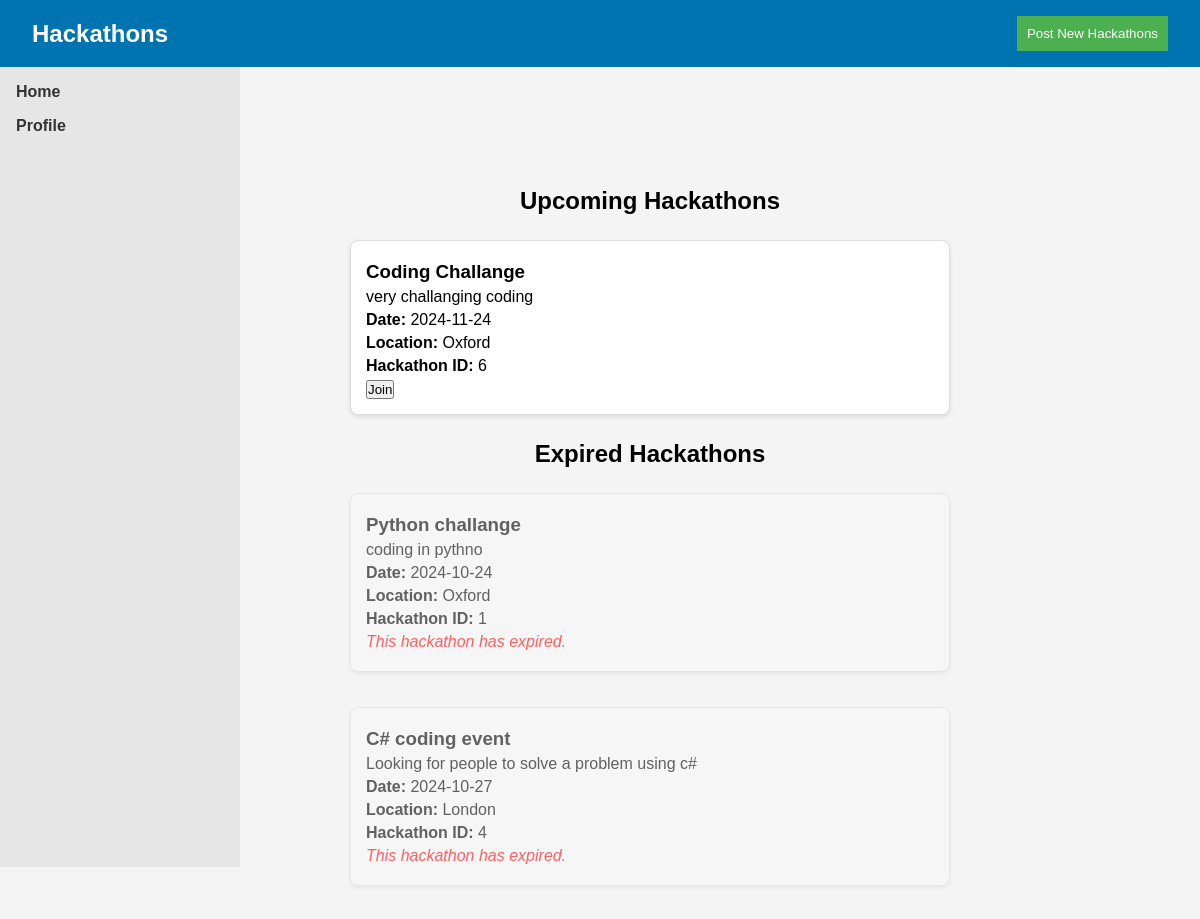
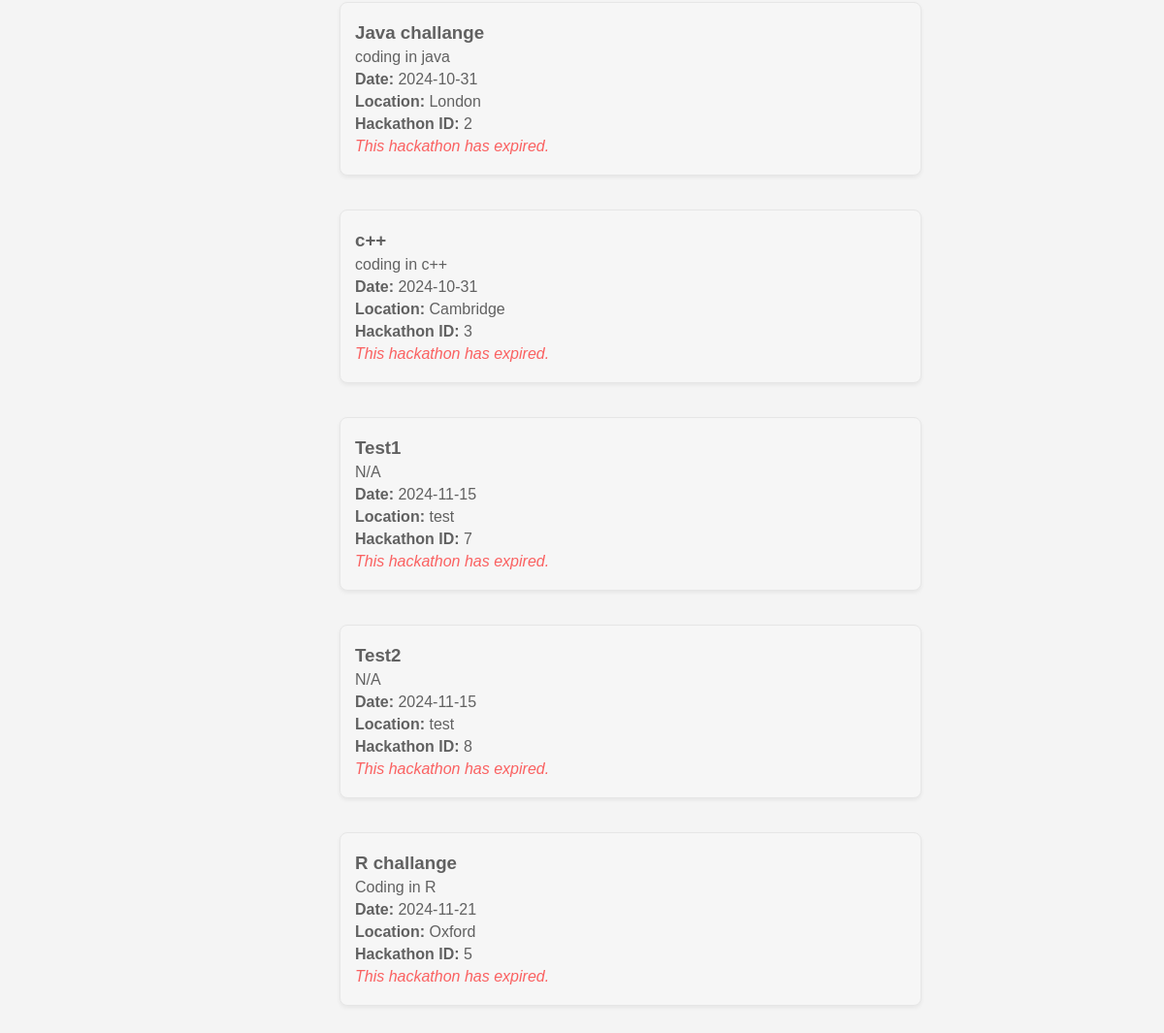
Page /hack (signed in) on the earlier database version (2 pictures, top to bottom).
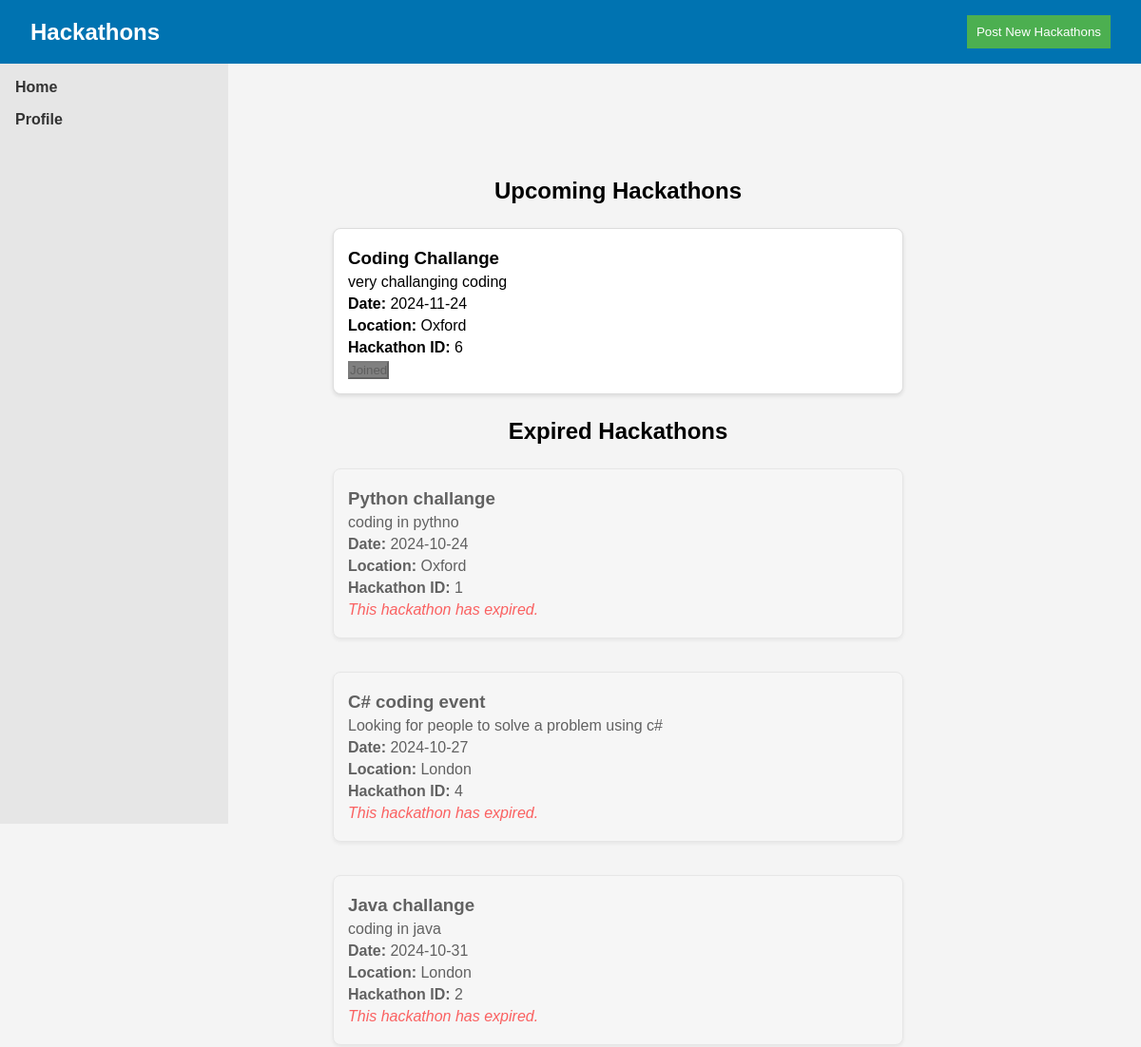
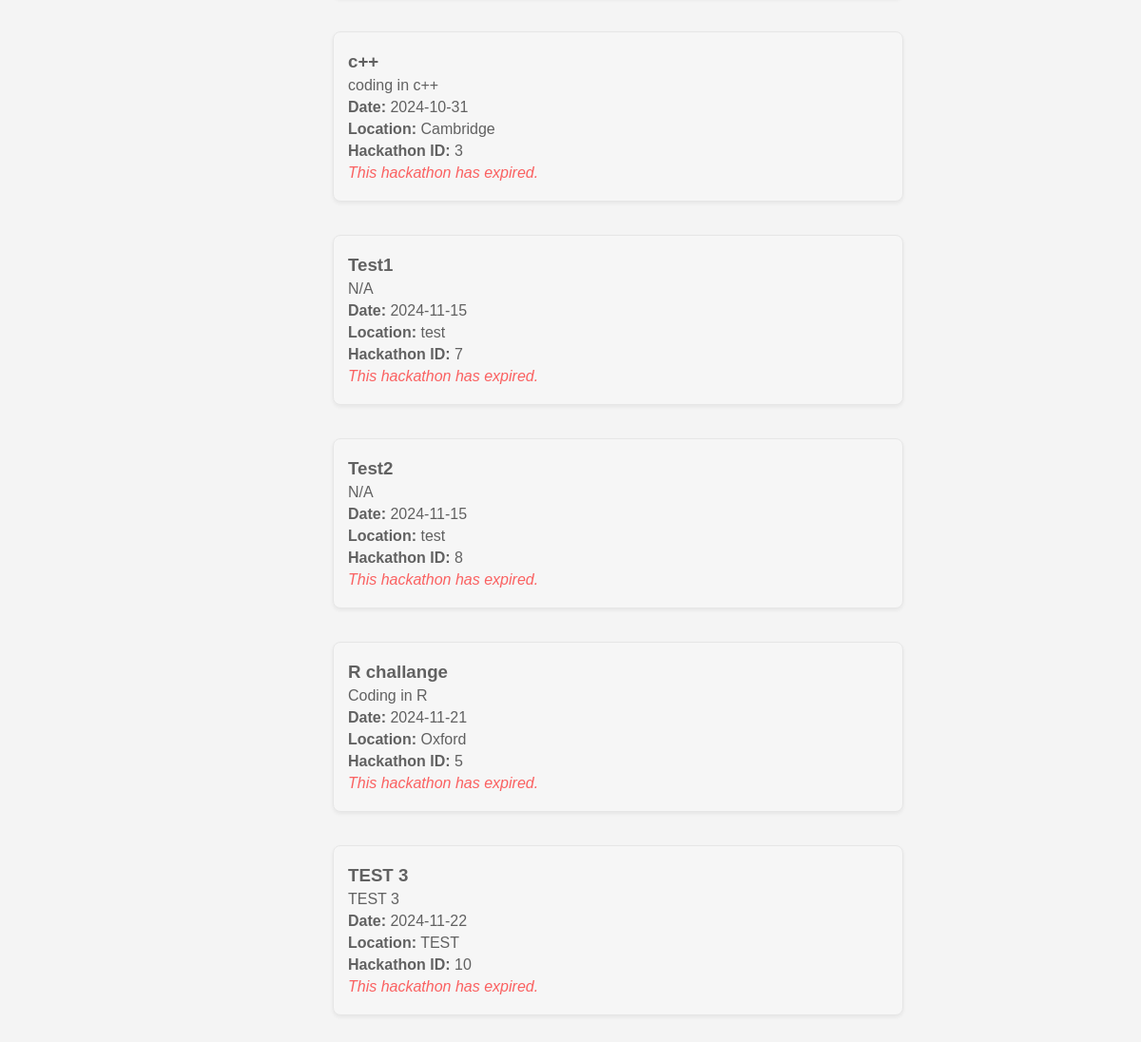
Same page on the later database version (2 pictures, top to bottom).
### tables this page shows
CREATE TABLE hackathons (
    id INTEGER PRIMARY KEY AUTOINCREMENT,
    title TEXT NOT NULL,
    description TEXT NOT NULL,
    date TEXT NOT NULL,
    location TEXT NOT NULL
);

### app.py (the view)
@app.route('/hack', methods=['GET'])
def hack():
    if 'username' not in session:
        flash("Please log in to view hackathons.", "error")
        return redirect(url_for('home'))
    username = session['username']
    today = datetime.now().date()
    active_hackathons = query_db("""
        SELECT h.id, h.title, h.description, h.date, h.location,
               CASE WHEN p.username IS NOT NULL THEN 1 ELSE 0 END AS joined
        FROM hackathons h
        LEFT JOIN participants p ON h.id = p.hackathon_id AND p.username = ?
        WHERE h.date >= ?
        ORDER BY h.id DESC
    """, [username, today])
    expired_hackathons = query_db("""
        SELECT h.id, h.title, h.description, h.date, h.location,
               CASE WHEN p.username IS NOT NULL THEN 1 ELSE 0 END AS joined
        FROM hackathons h
        LEFT JOIN participants p ON h.id = p.hackathon_id AND p.username = ?
        WHERE h.date < ?
        ORDER BY h.date ASC
    """, [username, today])
    return render_template('hack.html', active_hackathons=active_hackathons, expired_hackathons=expired_hackathons)

### app.py (called while the page is built)
def get_db():
     db = sqlite3.connect('database.sqlite')
     db.row_factory = sqlite3.Row
     return db

def query_db(query, args=(), one=False):
     cur = get_db().execute(query, args)
     rv = cur.fetchall()
     cur.close()
     return (rv[0] if rv else None) if one else rv

### templates/hack.html (shortened to what this page needs)
<!DOCTYPE html>
<html lang="en">
<head>
    <link rel="stylesheet" href="{{ url_for('static', filename='css/hack.css') }}">
</head>
<body>
    <header>
        <div class="navbar">
            <h1>Hackathons</h1>
            <button class="post-hack-btn" onclick="showForm()">Post New Hackathons</button>
        </div>
    </header>
    <aside class="sidebar">
        <ul>
            <li><a href="/">Home</a></li>
                <li><a href="/profile">Profile</a></li>
        </ul>
    </aside>
    <main class="container">
        <div id="hackathon-feed">
            {% if active_hackathons %}
                <h2>Upcoming Hackathons</h2>
                {% for hackathon in active_hackathons %}
                <div class="hackathon-post">
                    <h3>{{ hackathon.title }}</h3>
                    <p>{{ hackathon.description }}</p>
                    <p><strong>Date:</strong> {{ hackathon.date }}</p>
                    <p><strong>Location:</strong> {{ hackathon.location }}</p>
                    <p><strong>Hackathon ID:</strong> {{ hackathon.id }}</p>
                    {% if hackathon.joined == 1 %}
                        <button class="join-hackathon-btn joined" disabled>Joined</button>
                    {% else %}
                        <button class="join-hackathon-btn" data-id="{{ hackathon.id }}" onclick="joinHackathon('{{ hackathon.id }}')">Join</button>
                    {% endif %}
                </div>
                {% endfor %}
            {% else %}
                <p>No upcoming hackathons available.</p>
            {% endif %}
            {% if expired_hackathons %}
                <h2>Expired Hackathons</h2>
                {% for hackathon in expired_hackathons %}
                <div class="hackathon-post expired">
                    <h3>{{ hackathon.title }}</h3>
                    <p>{{ hackathon.description }}</p>
                    <p><strong>Date:</strong> {{ hackathon.date }}</p>
                    <p><strong>Location:</strong> {{ hackathon.location }}</p>
                    <p><strong>Hackathon ID:</strong> {{ hackathon.id }}</p>
                    <p class="expired-note">This hackathon has expired.</p>
                </div>
                {% endfor %}
            {% endif %}
        </div>
    </main>
</body>
</html>

### static/css/hack.css (style rules this page uses)
* { margin: 0; padding: 0; box-sizing: border-box; }
body { font-family: Arial, Helvetica, sans-serif; background-color: #f4f4f4; }
.navbar { background-color: #0073b1; color: white; padding: 1rem 2rem; display: flex; justify-content: space-between; align-items: center; }
.navbar h1 { font-size: 1.5rem; }
.post-hack-btn { background-color: #4CAF50; color: white; border: none; padding: 10px; cursor: pointer; }
.container { width: 80%; margin: 20px auto; padding: 20px; display: flex; flex-direction: column; align-items: center; }
#hackathon-feed { width: 100%; display: flex; flex-direction: column; gap: 15px; align-items: center; margin-top: 20px; padding-top: 60px; padding-left: 100px; }
.hackathon-post { background-color: white; padding: 15px; border-radius: 8px; box-shadow: 0px 2px 4px rgba(0, 0, 0, 0.1); border: 1px solid #ddd; width: 80%; max-width: 600px; margin: 10px 0; word-wrap: break-word; }
.hackathon-post h3, .hackathon-post p { text-align: left; margin: 5px 0; }
.sidebar { width: 20%; background-color: #e6e6e6; padding: 1rem; height: 100vh; position: fixed; left: 0; }
.sidebar ul { list-style: none; }
.sidebar ul li { margin-bottom: 1rem; }
.sidebar ul li a { color: #333; text-decoration: none; font-weight: bold; }
.joined { background-color: gray; cursor: default; }
.expired { opacity: 0.6; background-color: #f8f8f8; }
.expired-note { color: red; font-style: italic; }

Differences in the rows shown:
computed for hackathons "Coding Challange": text "Join" → "Joined"
added hackathons: title "TEST 3", description "TEST 3", date "2024-11-22", location "TEST", id "10", shown under "Expired Hackathons"
